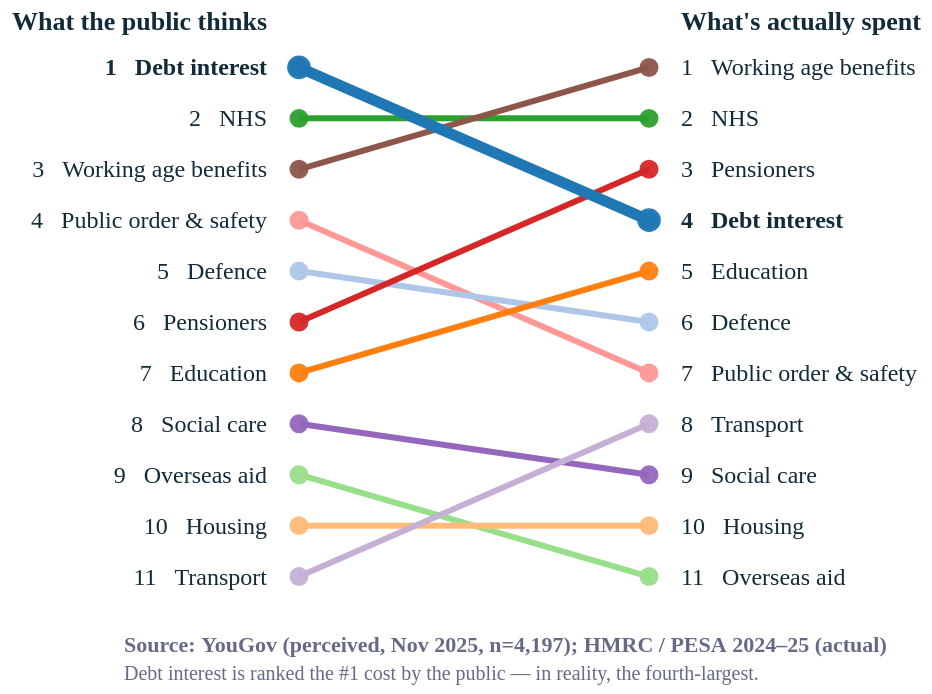

Here is the Vega-Lite specification saved for this chart:
### Vega-Lite specification from a JSON file in a GitHub repository (floating-point values rounded to 4 significant figures)
{"config": {"font": "Circular Std", "text": {"color": "#676A86", "align": "left", "baseline": "middle", "dx": 7, "dy": 0, "fontSize": 11}, "view": {"stroke": "transparent", "continuousWidth": 400, "continuousHeight": 300, "discreteWidth": 400, "discreteHeight": 300, "fill": "transparent"}, "range": {"category": ["#36B7B4", "#E6224B", "#F4C245", "#0063AF", "#00A767", "#179FDB", "#EB5C2E", "#5C267B", "#122B39"], "diverging": ["#E6224B", "#E54753", "#C9C9C9", "#179FDB", "#122B39"], "heatmap": ["#C9C9C9", "#179FDB", "#0063AF", "#122B39"], "ordinal": ["#00A767", "#36B7B4", "#179FDB", "#0063AF", "#243B5A"]}, "bar": {"color": "#179fdb"}, "line": {"color": "#e6224b"}, "rule": {"color": "#676A86"}, "area": {"opacity": 0.8}, "point": {"filled": true, "size": 80, "color": "#e6224b", "opacity": 0.95}, "geoshape": {"stroke": "white", "strokeWidth": 0.3}, "rect": {"fill": "#d6d4d4", "opacity": 0.3}, "axis": {"labelColor": "#676A86", "labelFontSize": 11, "labelFont": "Circular Std", "labelOpacity": 0.7, "tickColor": "#676A86", "tickOpacity": 0.5, "domainColor": "#676A86", "domainOpacity": 0.5, "gridColor": "#676A86", "gridDash": [2, 2], "gridOpacity": 0.5, "title": null, "titleColor": "#676A86", "titleOpacity": 0.8, "tickSize": 4}, "axisXDiscrete": {"grid": false, "labelAngle": 0, "tickCount": 10, "tickOpacity": 0.5, "title": null}, "axisYDiscrete": {"ticks": false, "labelPadding": 5}, "axisXTemporal": {"grid": false, "ticks": true}, "axisXQuantitative": {"grid": true}, "axisYQuantitative": {"gridColor": "#676A86", "gridDash": [1, 5], "gridOpacity": 0.5, "ticks": false, "labelPadding": 5, "tickCount": 8, "titleAngle": 0, "titleAlign": "left", "titleBaseline": "bottom", "titleX": 0, "titleY": -5}, "title": {"color": "#676A86E6", "subtitleColor": "#676A86", "font": "Circular Std", "subtitleFont": "Circular Std", "anchor": "start", "fontSize": 14, "subtitleFontSize": 12, "subtitlePadding": 4, "offset": 0, "frame": "group"}, "legend": {"titleColor": "#122b39", "title": null, "labelColor": "#122b39", "labelFontSize": 11}, "background": "white"}, "layer": [{"mark": {"type": "line", "interpolate": "monotone", "strokeWidth": 3}, "encoding": {"color": {"field": "cat", "legend": null, "scale": {"scheme": "category20"}, "type": "nominal"}, "detail": {"field": "cat", "type": "nominal"}, "x": {"axis": {"domain": false, "labels": false, "ticks": false}, "field": "side", "sort": ["Perceived", "Actual"], "title": null, "type": "nominal"}, "y": {"axis": null, "field": "rank", "scale": {"domain": [0.5, 11.5], "reverse": true}, "type": "quantitative"}}}, {"mark": {"type": "point", "filled": true, "size": 90}, "encoding": {"color": {"field": "cat", "legend": null, "scale": {"scheme": "category20"}, "type": "nominal"}, "x": {"axis": {"domain": false, "labels": false, "ticks": false}, "field": "side", "sort": ["Perceived", "Actual"], "title": null, "type": "nominal"}, "y": {"axis": null, "field": "rank", "scale": {"domain": [0.5, 11.5], "reverse": true}, "type": "quantitative"}}}, {"data": {"name": "data-8962b185b3458b70e66c3530cda43a27"}, "mark": {"type": "line", "interpolate": "monotone", "strokeWidth": 5.5}, "encoding": {"color": {"field": "cat", "legend": null, "scale": {"scheme": "category20"}, "type": "nominal"}, "detail": {"field": "cat", "type": "nominal"}, "x": {"axis": {"domain": false, "labels": false, "ticks": false}, "field": "side", "sort": ["Perceived", "Actual"], "title": null, "type": "nominal"}, "y": {"axis": null, "field": "rank", "scale": {"domain": [0.5, 11.5], "reverse": true}, "type": "quantitative"}}}, {"data": {"name": "data-8962b185b3458b70e66c3530cda43a27"}, "mark": {"type": "point", "filled": true, "size": 140}, "encoding": {"color": {"field": "cat", "legend": null, "scale": {"scheme": "category20"}, "type": "nominal"}, "x": {"axis": {"domain": false, "labels": false, "ticks": false}, "field": "side", "sort": ["Perceived", "Actual"], "title": null, "type": "nominal"}, "y": {"axis": null, "field": "rank", "scale": {"domain": [0.5, 11.5], "reverse": true}, "type": "quantitative"}}}, {"data": {"name": "data-a75a388f499fad4567b06d8a3b36eded"}, "mark": {"type": "text", "align": "right", "color": "#122b39", "dx": -16, "fontSize": 12}, "encoding": {"text": {"field": "txt", "type": "nominal"}, "x": {"axis": {"domain": false, "labels": false, "ticks": false}, "field": "side", "sort": ["Perceived", "Actual"], "title": null, "type": "nominal"}, "y": {"axis": null, "field": "rank", "scale": {"domain": [0.5, 11.5], "reverse": true}, "type": "quantitative"}}}, {"data": {"name": "data-1f8107c20ed5c0dbb998559d8a6c99b5"}, "mark": {"type": "text", "align": "left", "color": "#122b39", "dx": 16, "fontSize": 12}, "encoding": {"text": {"field": "txt", "type": "nominal"}, "x": {"axis": {"domain": false, "labels": false, "ticks": false}, "field": "side", "sort": ["Perceived", "Actual"], "title": null, "type": "nominal"}, "y": {"axis": null, "field": "rank", "scale": {"domain": [0.5, 11.5], "reverse": true}, "type": "quantitative"}}}, {"data": {"name": "data-d3fbebacd252e8fd4b44fcd03513b523"}, "mark": {"type": "text", "align": "right", "color": "#122b39", "dx": -16, "fontSize": 12, "fontWeight": "bold"}, "encoding": {"text": {"field": "txt", "type": "nominal"}, "x": {"axis": {"domain": false, "labels": false, "ticks": false}, "field": "side", "sort": ["Perceived", "Actual"], "title": null, "type": "nominal"}, "y": {"axis": null, "field": "rank", "scale": {"domain": [0.5, 11.5], "reverse": true}, "type": "quantitative"}}}, {"data": {"name": "data-0a4d7f767b07b9c41d4d7eb32b97d41a"}, "mark": {"type": "text", "align": "left", "color": "#122b39", "dx": 16, "fontSize": 12, "fontWeight": "bold"}, "encoding": {"text": {"field": "txt", "type": "nominal"}, "x": {"axis": {"domain": false, "labels": false, "ticks": false}, "field": "side", "sort": ["Perceived", "Actual"], "title": null, "type": "nominal"}, "y": {"axis": null, "field": "rank", "scale": {"domain": [0.5, 11.5], "reverse": true}, "type": "quantitative"}}}, {"data": {"name": "data-5ce94094c8c1396561dd085d0b5a9dc1"}, "mark": {"type": "text", "align": "right", "color": "#122b39", "dx": -16, "dy": -10, "fontSize": 13, "fontWeight": "bold"}, "encoding": {"text": {"field": "t", "type": "nominal"}, "x": {"axis": {"domain": false, "labels": false, "ticks": false}, "field": "side", "sort": ["Perceived", "Actual"], "title": null, "type": "nominal"}, "y": {"value": 0}}}, {"data": {"name": "data-96282b80de6f31c5589b22793f2bdd3a"}, "mark": {"type": "text", "align": "left", "color": "#122b39", "dx": 16, "dy": -10, "fontSize": 13, "fontWeight": "bold"}, "encoding": {"text": {"field": "t", "type": "nominal"}, "x": {"axis": {"domain": false, "labels": false, "ticks": false}, "field": "side", "sort": ["Perceived", "Actual"], "title": null, "type": "nominal"}, "y": {"value": 0}}}], "data": {"name": "data-b27cf0316b2cb6a6c9a2c44bb734115e"}, "height": 280, "title": {"text": "Source: YouGov (perceived, Nov 2025, n=4,197); HMRC / PESA 2024–25 (actual)", "anchor": "start", "color": "#676A86", "dy": 12, "fontSize": 11, "orient": "bottom", "subtitle": ["Debt interest is ranked the #1 cost by the public — in reality, the fourth-largest."], "subtitleColor": "#676A86", "subtitleFontSize": 10}, "width": 350, "$schema": "https://vega.github.io/schema/vega-lite/v6.4.1.json", "datasets": {"data-b27cf0316b2cb6a6c9a2c44bb734115e": [{"side": "Perceived", "cat": "Debt interest", "rank": 1}, {"side": "Perceived", "cat": "NHS", "rank": 2}, {"side": "Perceived", "cat": "Working age benefits", "rank": 3}, {"side": "Perceived", "cat": "Public order & safety", "rank": 4}, {"side": "Perceived", "cat": "Defence", "rank": 5}, {"side": "Perceived", "cat": "Pensioners", "rank": 6}, {"side": "Perceived", "cat": "Education", "rank": 7}, {"side": "Perceived", "cat": "Social care", "rank": 8}, {"side": "Perceived", "cat": "Overseas aid", "rank": 9}, {"side": "Perceived", "cat": "Housing", "rank": 10}, {"side": "Perceived", "cat": "Transport", "rank": 11}, {"side": "Actual", "cat": "Working age benefits", "rank": 1}, {"side": "Actual", "cat": "NHS", "rank": 2}, {"side": "Actual", "cat": "Pensioners", "rank": 3}, {"side": "Actual", "cat": "Debt interest", "rank": 4}, {"side": "Actual", "cat": "Education", "rank": 5}, {"side": "Actual", "cat": "Defence", "rank": 6}, {"side": "Actual", "cat": "Public order & safety", "rank": 7}, {"side": "Actual", "cat": "Transport", "rank": 8}, {"side": "Actual", "cat": "Social care", "rank": 9}, {"side": "Actual", "cat": "Housing", "rank": 10}, {"side": "Actual", "cat": "Overseas aid", "rank": 11}], "data-8962b185b3458b70e66c3530cda43a27": [{"side": "Perceived", "cat": "Debt interest", "rank": 1}, {"side": "Actual", "cat": "Debt interest", "rank": 4}], "data-a75a388f499fad4567b06d8a3b36eded": [{"side": "Perceived", "cat": "NHS", "rank": 2, "txt": "2   NHS"}, {"side": "Perceived", "cat": "Working age benefits", "rank": 3, "txt": "3   Working age benefits"}, {"side": "Perceived", "cat": "Public order & safety", "rank": 4, "txt": "4   Public order & safety"}, {"side": "Perceived", "cat": "Defence", "rank": 5, "txt": "5   Defence"}, {"side": "Perceived", "cat": "Pensioners", "rank": 6, "txt": "6   Pensioners"}, {"side": "Perceived", "cat": "Education", "rank": 7, "txt": "7   Education"}, {"side": "Perceived", "cat": "Social care", "rank": 8, "txt": "8   Social care"}, {"side": "Perceived", "cat": "Overseas aid", "rank": 9, "txt": "9   Overseas aid"}, {"side": "Perceived", "cat": "Housing", "rank": 10, "txt": "10   Housing"}, {"side": "Perceived", "cat": "Transport", "rank": 11, "txt": "11   Transport"}], "data-1f8107c20ed5c0dbb998559d8a6c99b5": [{"side": "Actual", "cat": "Working age benefits", "rank": 1, "txt": "1   Working age benefits"}, {"side": "Actual", "cat": "NHS", "rank": 2, "txt": "2   NHS"}, {"side": "Actual", "cat": "Pensioners", "rank": 3, "txt": "3   Pensioners"}, {"side": "Actual", "cat": "Education", "rank": 5, "txt": "5   Education"}, {"side": "Actual", "cat": "Defence", "rank": 6, "txt": "6   Defence"}, {"side": "Actual", "cat": "Public order & safety", "rank": 7, "txt": "7   Public order & safety"}, {"side": "Actual", "cat": "Transport", "rank": 8, "txt": "8   Transport"}, {"side": "Actual", "cat": "Social care", "rank": 9, "txt": "9   Social care"}, {"side": "Actual", "cat": "Housing", "rank": 10, "txt": "10   Housing"}, {"side": "Actual", "cat": "Overseas aid", "rank": 11, "txt": "11   Overseas aid"}], "data-d3fbebacd252e8fd4b44fcd03513b523": [{"side": "Perceived", "cat": "Debt interest", "rank": 1, "txt": "1   Debt interest"}], "data-0a4d7f767b07b9c41d4d7eb32b97d41a": [{"side": "Actual", "cat": "Debt interest", "rank": 4, "txt": "4   Debt interest"}], "data-5ce94094c8c1396561dd085d0b5a9dc1": [{"side": "Perceived", "t": "What the public thinks"}], "data-96282b80de6f31c5589b22793f2bdd3a": [{"side": "Actual", "t": "What's actually spent"}]}}
